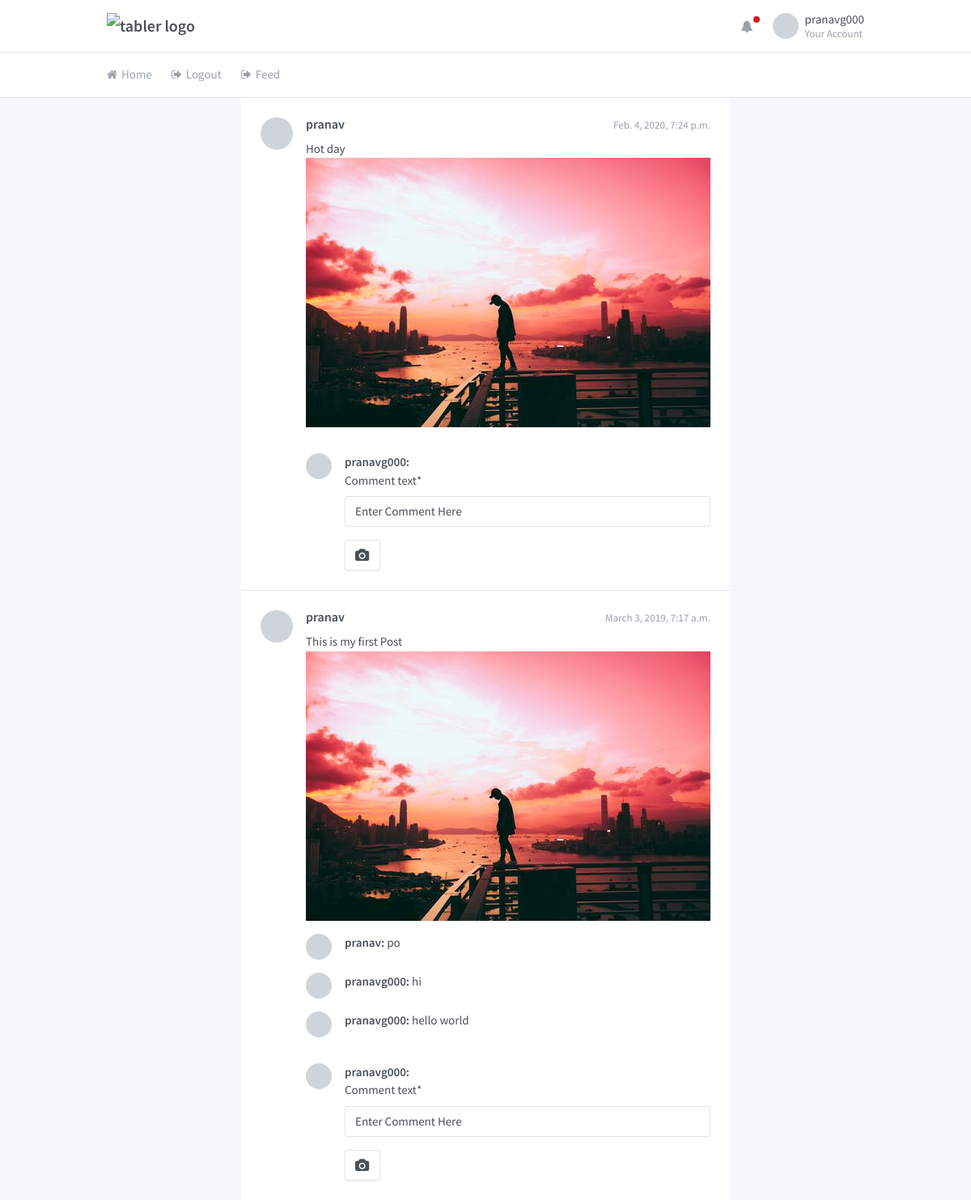
The app's page / (signed in) with its own data.
### core/models.py (models this page shows, shortened)
class Profile(models.Model):
    user = models.OneToOneField(User, on_delete=models.CASCADE)
    profile_photo = models.FileField(default='default.jpg', upload_to='profile_photos')
    status_info = models.CharField(default="Enter status", max_length=1000)

class Following(models.Model):
    user = models.ForeignKey(User, on_delete=models.CASCADE, null=True)
    following_user = models.CharField(max_length=100, null=True)

class Post(models.Model):
    user = models.ForeignKey(User, on_delete=models.CASCADE, null=True)
    created_at = models.DateTimeField(auto_now_add=True)
    post_text = models.CharField(max_length=2000)
    post_picture = models.FileField(default="default.jpg", upload_to='post_picture')

class Comment(models.Model):
    post = models.ForeignKey(Post, on_delete=models.CASCADE)
    user = models.ForeignKey(User, on_delete=models.CASCADE, null=True)
    comment_text = models.CharField(default="Enter Comment Here", max_length=2000)

### core/views.py (the view)
# urls.py: path('', user_views.feed, name='home'),
def feed(request):
    post_all = Post.objects.order_by('created_at').reverse()
    comment_form = CreateComment()
    context = {
        'post_all': post_all,
        'comment_form': comment_form,
    }
    return render(request, 'core/index.html', context)

### core/forms.py
class CreateComment(forms.ModelForm):
	class Meta:
		model = Comment
		fields = ['comment_text']

### core/templates/core/index.html (shortened to what this page needs)
{%load static %}
{% load crispy_forms_tags %}
<!doctype html>
<html lang="en" dir="ltr">
  <head>
    <link rel="stylesheet" href="https://maxcdn.bootstrapcdn.com/font-awesome/4.7.0/css/font-awesome.min.css">
    <link href="{%static 'core/dashboard.css'%}" rel="stylesheet" />
  </head>
  <body class="">
    <div class="page">
      <div class="page-main">
        <div class="header py-4">
          <div class="container">
            <div class="d-flex">
              <a class="header-brand" href="./index.html">
                <img src="./demo/brand/tabler.svg" class="header-brand-img" alt="tabler logo">
              </a>
              <div class="d-flex order-lg-2 ml-auto">
                <div class="dropdown d-none d-md-flex">
                  <a class="nav-link icon" data-toggle="dropdown">
                    <i class="fa fa-bell"></i>
                    <span class="nav-unread"></span>
                  </a>
                </div>
                <div class="dropdown">
                  <a href="{%url 'profile' user.username%}" class="nav-link pr-0 leading-none" data-toggle="dropdown">
                    <span class="avatar" style="background-image: url({{user.profile.profile_photo.url}})"></span>
                    <span class="ml-2 d-none d-lg-block">
                      <span class="text-default">{{user.username}}</span>
                      <small class="text-muted d-block mt-1">Your Account</small>
                    </span>
                  </a>
                </div>
              </div>
            </div>
          </div>
        </div>
        <div class="header collapse d-lg-flex p-0" id="headerMenuCollapse">
          <div class="container">
            <div class="row align-items-center">
              <div class="col-lg order-lg-first">
                <ul class="nav nav-tabs border-0 flex-column flex-lg-row">
                  <li class="nav-item">
                    <a href="" class="nav-link"><i class="fa fa-home"></i> Home</a>
                  </li>
                  <li class="nav-item">
                    <a href="{%url 'logout'%}" class="nav-link"><i class="fa fa-sign-out"></i> Logout</a>
                  </li>
                  <li class="nav-item">
                    <a href="{%url 'feed'%}" class="nav-link"><i class="fa fa-sign-out"></i> Feed</a>
                  </li>
                </ul>
              </div>
            </div>
          </div>
        </div>
<ul class="list-group card-list-group align-items-center">
				{%for posts in post_all%}
					{%for x in user.following_set.all%}
						{%if x.following_user == posts.user.username%}
                    <li class="list-group-item py-5">
                      <div class="media">
                        <div class="media-object avatar avatar-md mr-4" style="background-image: url({{posts.user.profile.profile_photo.url}})"></div>
                        <div class="media-body">
                          <div class="media-heading">
                            <small class="float-right text-muted">{{posts.created_at}}</small>
                            <h5>{{posts.user.username}}</h5>
                          </div>
                          <div class="media-body">
                            {{posts.post_text}}
                          </div>
                          <div>
                            <img src="{{posts.post_picture.url}}" style="max-width: 500px">
                          </div>
                          <ul class="media-list">
                            {%for comment in posts.comment_set.all%}
                            <li class="media mt-4">
                              <div class="media-object avatar mr-4" style="background-image: url({{comment.user.profile.profile_photo.url}})"></div>
                              <div class="media-body">
                                <strong>{{comment.user.username}}: </strong>
                                {{comment.comment_text}}
                              </div>
                            </li>
                            {%endfor%}
                            <li class="media mt-4">
                              <div class="media-object avatar mr-4" style="background-image: url({{user.profile.profile_photo.url}})"></div>
                              <div class="media-body">
                                <strong>{{user.username}}: </strong>
                                <form action="{% url 'commentweb' posts.user.username posts.pk%}" method="POST">
                                  {{comment_form|crispy}}
                                      <button type="submit" class="btn btn-secondary">
                                        <i class="fa fa-camera"></i>
                                      </button>
                                </form>
                              </div>
                            </li>
                          </ul>
                        </div>
                      </div>
                    </li>
                    {%endif%}
                    {%endfor%}
                    {%endfor%}
                  </ul>

### records on screen
Post: created_at "Feb. 4, 2020, 7:24 p.m.", user.username "pranav", post_text "Hot day"
Following: post_picture (picture), comment_text "Enter Comment Here"
Post: created_at "March 3, 2019, 7:17 a.m.", user.username "pranav", post_text "This is my first Post"
Comment: user.username "pranav", comment_text "po"
Comment: user.username "pranavg000", comment_text "hi"
Comment: user.username "pranavg000", comment_text "hello world"

### other values on screen
{{ user.username }} "pranavg000"
